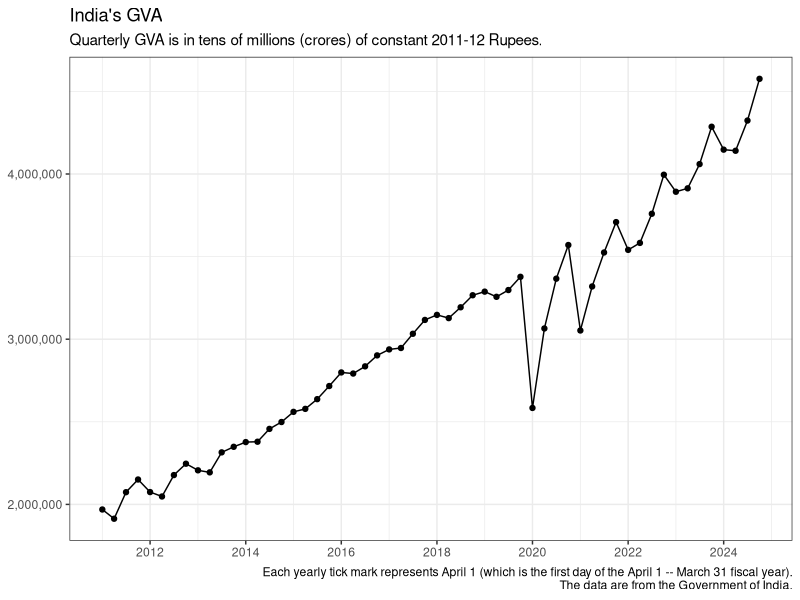
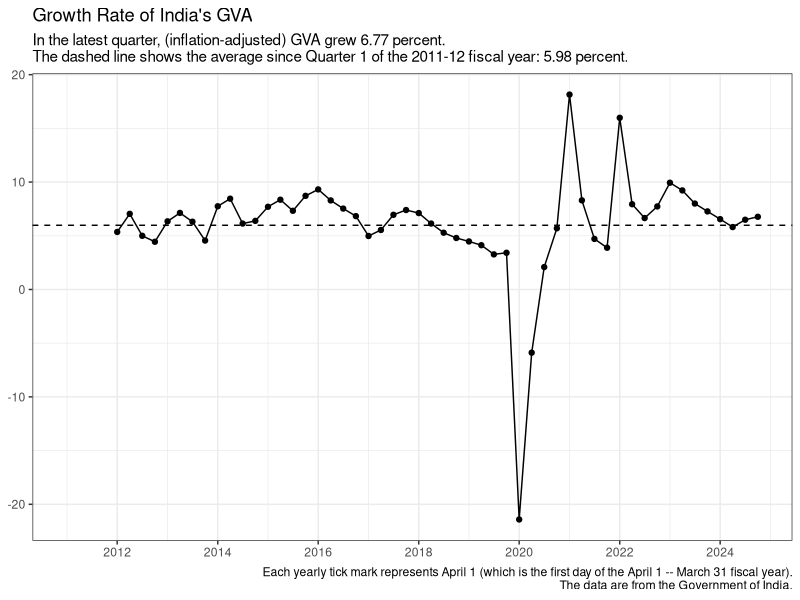
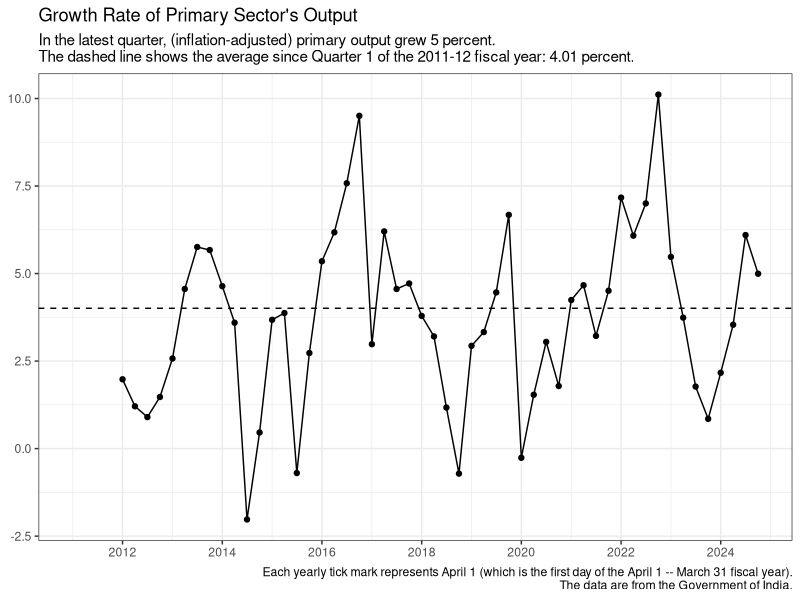
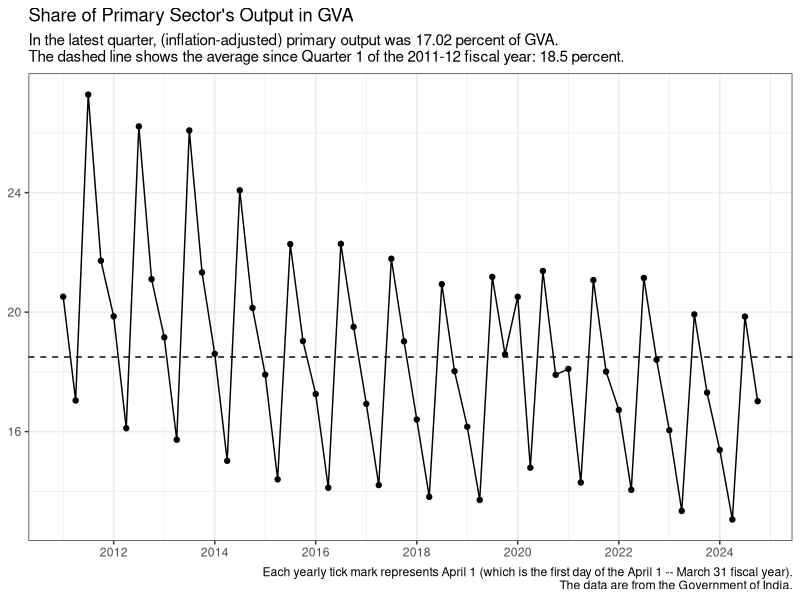
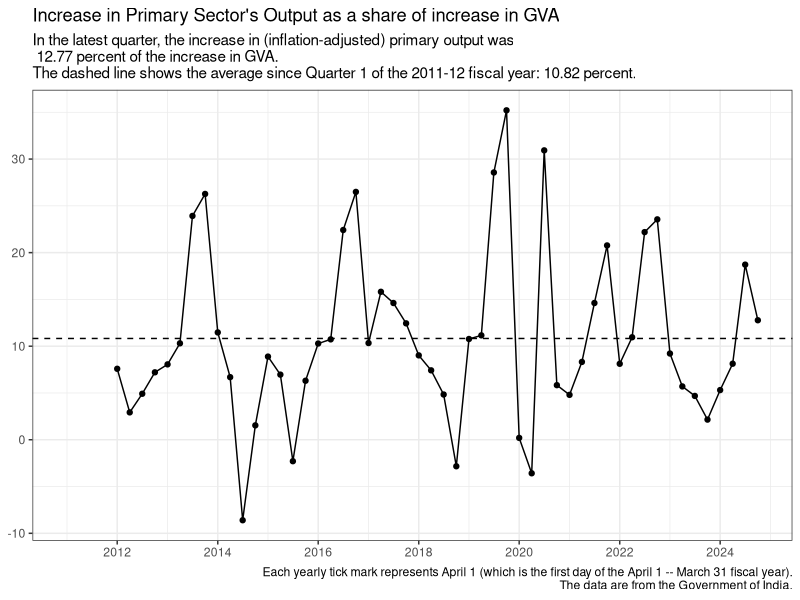
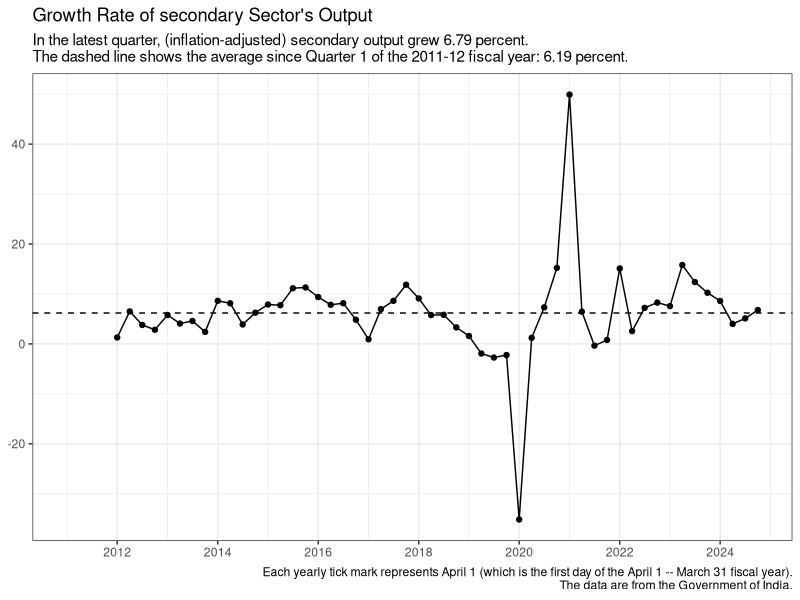
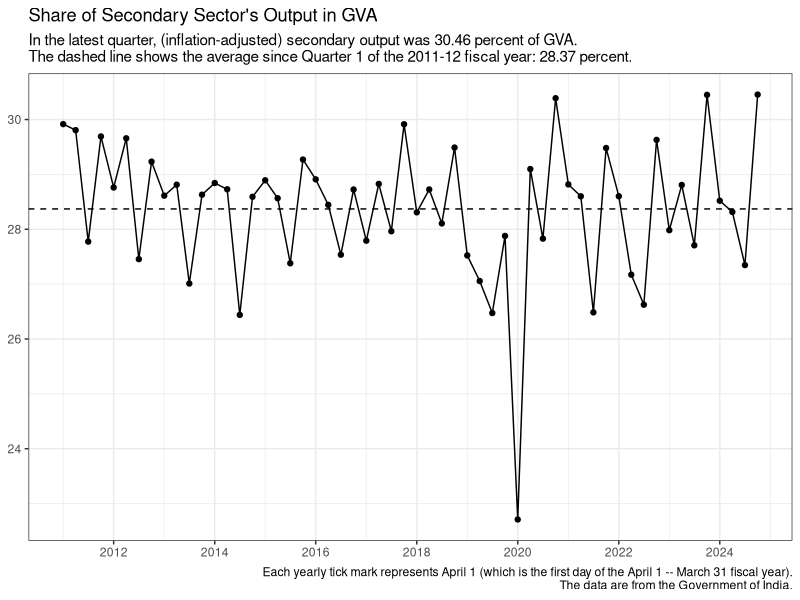
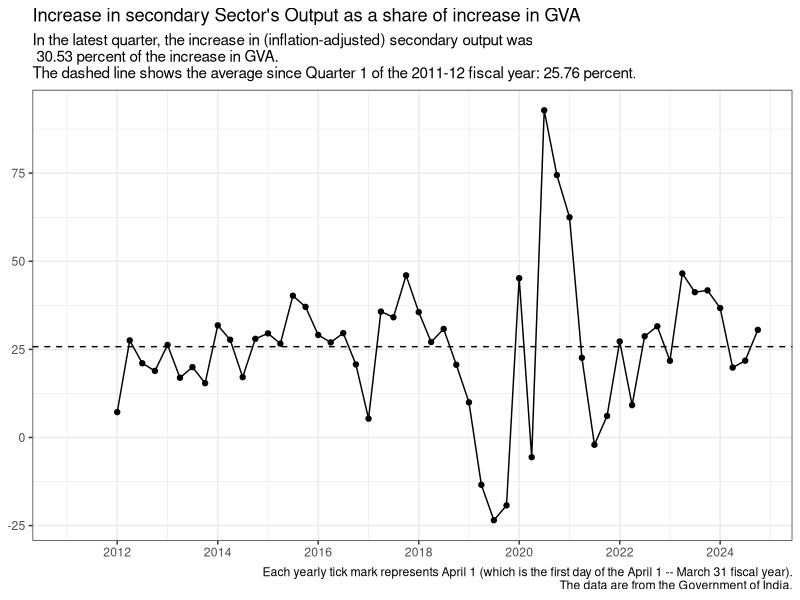

Reproduce these figures in R, in order.
## ---- chunk 1
knitr::opts_chunk$set(echo = TRUE)
## ---- chunk 2
#| echo: FALSE
#| message: FALSE
#| warning: FALSE

library(tidyverse)
library(readxl)
library(lubridate)
# library(plotly)

quarterly <- read_xlsx(
  path = "q_2011_12_prices.xlsx",
  sheet = "Sheet1",
  col_names = TRUE
) |>
  mutate(Date = as.Date(paste0(as.numeric(substr(Year, start = 1, stop = 4)), "-", case_when(Quarter == 1 ~ "01",  
# Q1 starts on April 1. But R needs to see Q1
# as coming before Q4 which starts on Jan 1 of the next year.
          Quarter == 2 ~ "04",     
          Quarter == 3 ~ "07",    
          Quarter == 4 ~ "10"), "-01"))) |>
  relocate(Date) |>     # Now Date is the first column.
  select(c(Date:GVA))


share <- function(x) {
  100*x/quarterly$GVA
}

share_incr <- function(x){
  100*(x - lag(x, 4))/(quarterly$GVA - lag(quarterly$GVA, 4))
}

growth <- function(x){
  100*(x - lag(x, 4))/lag(x, 4)
}

quarterly_gva <- quarterly |>
  mutate(ag_share = share(Agriculture_Livestock_Forestry_Fishing),
         mining_share = share(Mining_Quarrying),
         primary_share = share(Primary_Sector),
         secondary_share = share(Secondary_Sector),
         tertiary_share = share(Tertiary_Sector),
         manuf_share = share(Manufacturing),
         elec_share = share(Electricity_Gas_Water_Supply_Other_Utility_Services),
         construc_share = share(Construction),
         trade_share = share(Trade_Hotels_Transport_Communication_Services_related_to_Broadcasting),
         fin_share = share(Financial_Real_Estate_Professional_Services),
         pub_share = share(Public_Administration_Defence_Other_Services),
         Total1_share = primary_share + secondary_share + tertiary_share,
         ag_share_incr = share_incr(Agriculture_Livestock_Forestry_Fishing),
         mining_share_incr = share_incr(Mining_Quarrying),
         primary_share_incr = share_incr(Primary_Sector),
         secondary_share_incr = share_incr(Secondary_Sector),
         tertiary_share_incr = share_incr(Tertiary_Sector),
         manuf_share_incr = share_incr(Manufacturing),
         elec_share_incr = share_incr(Electricity_Gas_Water_Supply_Other_Utility_Services),
         construc_share_incr = share_incr(Construction),
         trade_share_incr = share_incr(Trade_Hotels_Transport_Communication_Services_related_to_Broadcasting),
         fin_share_incr = share_incr(Financial_Real_Estate_Professional_Services),
         pub_share_incr = share_incr(Public_Administration_Defence_Other_Services),
         Total1_share_incr = primary_share_incr + secondary_share_incr + tertiary_share_incr,
         gva_growth = growth(GVA),
         ag_growth = growth(Agriculture_Livestock_Forestry_Fishing),
         mining_growth = growth(Mining_Quarrying),
         primary_growth = growth(Primary_Sector),
         secondary_growth = growth(Secondary_Sector),
         tertiary_growth = growth(Tertiary_Sector),
         manuf_growth = growth(Manufacturing),
         elec_growth = growth(Electricity_Gas_Water_Supply_Other_Utility_Services),
         construc_growth = growth(Construction),
         trade_growth = growth(Trade_Hotels_Transport_Communication_Services_related_to_Broadcasting),
         fin_growth = growth(Financial_Real_Estate_Professional_Services),
         pub_growth = growth(Public_Administration_Defence_Other_Services))

## Average annual growth over data period

date.begin <- quarterly_gva$Date[year(quarterly_gva$Date) == year(min(quarterly_gva$Date)) & quarter(quarterly_gva$Date) == quarter(max(quarterly_gva$Date))]
date.end <- max(quarterly_gva$Date)

growth_mean <- function(x){
  (((x[quarterly_gva$Date == date.end]/x[quarterly_gva$Date == date.begin])^(1/(year(date.end) - year(date.begin)))) - 1)*100
}

gva_growth_mean <- growth_mean(quarterly_gva$GVA)
ag_growth_mean <- growth_mean(quarterly_gva$Agriculture_Livestock_Forestry_Fishing)
mining_growth_mean <- growth_mean(quarterly_gva$Mining_Quarrying)
primary_growth_mean <- growth_mean(quarterly_gva$Primary_Sector)
secondary_growth_mean <- growth_mean(quarterly_gva$Secondary_Sector)
tertiary_growth_mean <- growth_mean(quarterly_gva$Tertiary_Sector)
manuf_growth_mean <- growth_mean(quarterly_gva$Manufacturing)
elec_growth_mean <- growth_mean(quarterly_gva$Electricity_Gas_Water_Supply_Other_Utility_Services)
construc_growth_mean <- growth_mean(quarterly_gva$Construction)
trade_growth_mean <- growth_mean(quarterly_gva$Trade_Hotels_Transport_Communication_Services_related_to_Broadcasting)
fin_growth_mean <- growth_mean(quarterly_gva$Financial_Real_Estate_Professional_Services)
pub_growth_mean <- growth_mean(quarterly_gva$Public_Administration_Defence_Other_Services)
# tax_growth_mean <- growth_mean(quarterly_gva$Net_Taxes)

## ---- chunk 3
#| echo: FALSE
#| message: FALSE
#| warning: FALSE

options(scipen = 999)
library(scales)

graphit <- function(var, title, subtitle){
  ggplot(data = quarterly_gva, mapping = aes(x = Date)) +
  geom_line(mapping = aes(y = var)) +
  geom_point(mapping = aes(y = var)) +
  labs (x = NULL, y = NULL, 
        title = title,
        subtitle = subtitle,
        caption = "Each yearly tick mark represents April 1 (which is the first day of the April 1 -- March 31 fiscal year).\nThe data are from the Government of India.") +
  theme_bw() + 
  scale_y_continuous(labels = scales::comma) +
  scale_x_date(labels = date_format("%Y"), date_breaks = "2 years")
}

GVA_chart <- graphit(var = quarterly_gva$GVA, title = "India's GVA", subtitle = "Quarterly GVA is in tens of millions (crores) of constant 2011-12 Rupees.")

GVA_chart

## ---- chunk 4
#| echo: FALSE
#| message: FALSE
#| warning: FALSE

subtitle_growth <- function(index_name, index, index_mean){
	paste("In the latest quarter,", index_name, "grew", round(index[quarterly_gva$Date==max(quarterly_gva$Date)],2), "percent. \nThe dashed line shows the average since Quarter", min(quarterly_gva$Quarter[quarterly_gva$Date==min(quarterly_gva$Date)]), "of the",  min(quarterly_gva$Year), "fiscal year:", round(index_mean,2), "percent.")
}

subtitle_share <- function(index_name, index, index_mean){
	paste("In the latest quarter,", index_name, "was", round(index[quarterly_gva$Date==max(quarterly_gva$Date)],2), "percent of GVA. \nThe dashed line shows the average since Quarter", min(quarterly_gva$Quarter[quarterly_gva$Date==min(quarterly_gva$Date)]), "of the",  min(quarterly_gva$Year), "fiscal year:", round(index_mean,2), "percent.")
}

subtitle_share_incr <- function(index_name, index, index_mean){
	paste("In the latest quarter, the increase in", index_name, "was\n", round(index[quarterly_gva$Date==max(quarterly_gva$Date)],2), "percent of the increase in GVA. \nThe dashed line shows the average since Quarter", min(quarterly_gva$Quarter[quarterly_gva$Date==min(quarterly_gva$Date)]), "of the",  min(quarterly_gva$Year), "fiscal year:", round(index_mean,2), "percent.")
}


graphit2 <- function(index, title, subtitle, index_mean){
  ggplot(data = quarterly_gva, mapping = aes(x = Date)) +
  geom_line(mapping = aes(y = index)) +
  geom_point(mapping = aes(y = index))  +
  geom_hline(aes(yintercept = index_mean), linetype = "dashed") +
  labs (x = NULL, y = NULL, 
        title = title,
        subtitle = subtitle,
        caption = "Each yearly tick mark represents April 1 (which is the first day of the April 1 -- March 31 fiscal year).\nThe data are from the Government of India.") +
  theme_bw() + 
  scale_y_continuous(labels = scales::comma) +
  scale_x_date(labels = date_format("%Y"), date_breaks = "2 years")
}

mysubtitle <- subtitle_growth("(inflation-adjusted) GVA", quarterly_gva$gva_growth, gva_growth_mean)

gva_growth_chart <- graphit2(index = quarterly_gva$gva_growth, index_mean = gva_growth_mean, title = "Growth Rate of India's GVA", subtitle = mysubtitle)

gva_growth_chart

## ---- chunk 5
#| echo: FALSE
#| message: FALSE
#| warning: FALSE

mysubtitle <- subtitle_growth("(inflation-adjusted) primary output", quarterly_gva$primary_growth, primary_growth_mean)

graphit2(index = quarterly_gva$primary_growth, index_mean = primary_growth_mean, title = "Growth Rate of Primary Sector's Output", subtitle = mysubtitle)

mysubtitle <- subtitle_share("(inflation-adjusted) primary output", quarterly_gva$primary_share, mean(quarterly_gva$primary_share, na.rm = TRUE))

graphit2(index = quarterly_gva$primary_share, index_mean = mean(quarterly_gva$primary_share, na.rm = TRUE), title = "Share of Primary Sector's Output in GVA", subtitle = mysubtitle)


## ---- chunk 6
#| echo: FALSE
#| message: FALSE
#| warning: FALSE

mysubtitle <- subtitle_share_incr("(inflation-adjusted) primary output", quarterly_gva$primary_share_incr, mean(quarterly_gva$primary_share_incr, na.rm = TRUE))
 
graphit2(index = quarterly_gva$primary_share_incr, index_mean = mean(quarterly_gva$primary_share_incr, na.rm = TRUE), title = "Increase in Primary Sector's Output as a share of increase in GVA", subtitle = mysubtitle)
## ---- chunk 7
#| echo: FALSE
#| message: FALSE
#| warning: FALSE

mysubtitle <- subtitle_growth("(inflation-adjusted) secondary output", quarterly_gva$secondary_growth, secondary_growth_mean)

graphit2(index = quarterly_gva$secondary_growth, index_mean = secondary_growth_mean, title = "Growth Rate of secondary Sector's Output", subtitle = mysubtitle)

mysubtitle <- subtitle_share("(inflation-adjusted) secondary output", quarterly_gva$secondary_share, mean(quarterly_gva$secondary_share, na.rm = TRUE))

graphit2(index = quarterly_gva$secondary_share, index_mean = mean(quarterly_gva$secondary_share, na.rm = TRUE), title = "Share of Secondary Sector's Output in GVA", subtitle = mysubtitle)
## ---- chunk 8
#| echo: FALSE
#| message: FALSE
#| warning: FALSE

mysubtitle <- subtitle_share_incr("(inflation-adjusted) secondary output", quarterly_gva$secondary_share_incr, mean(quarterly_gva$secondary_share_incr, na.rm = TRUE))
 
graphit2(index = quarterly_gva$secondary_share_incr, index_mean = mean(quarterly_gva$secondary_share_incr, na.rm = TRUE), title = "Increase in secondary Sector's Output as a share of increase in GVA", subtitle = mysubtitle)


## ---- chunk 9
#| echo: FALSE
#| message: FALSE
#| warning: FALSE

mysubtitle <- subtitle_growth("(inflation-adjusted) tertiary output", quarterly_gva$tertiary_growth, tertiary_growth_mean)

graphit2(index = quarterly_gva$tertiary_growth, index_mean = tertiary_growth_mean, title = "Growth Rate of tertiary Sector's Output", subtitle = mysubtitle)

mysubtitle <- subtitle_share("(inflation-adjusted) tertiary output", quarterly_gva$tertiary_share, mean(quarterly_gva$tertiary_share, na.rm = TRUE))

graphit2(index = quarterly_gva$tertiary_share, index_mean = mean(quarterly_gva$tertiary_share, na.rm = TRUE), title = "Share of tertiary Sector's Output in GVA", subtitle = mysubtitle)


## ---- chunk 10
#| echo: FALSE
#| message: FALSE
#| warning: FALSE

mysubtitle <- subtitle_share_incr("(inflation-adjusted) tertiary output", quarterly_gva$tertiary_share_incr, mean(quarterly_gva$tertiary_share_incr, na.rm = TRUE))
 
graphit2(index = quarterly_gva$tertiary_share_incr, index_mean = mean(quarterly_gva$tertiary_share_incr, na.rm = TRUE), title = "Increase in tertiary Sector's Output as a share of increase in GVA", subtitle = mysubtitle)

## ---- chunk 11
#| echo: FALSE
#| message: FALSE
#| warning: FALSE

mysubtitle <- subtitle_growth("(inflation-adjusted) output: Agriculture, Forestry and Fishing", quarterly_gva$ag_growth, ag_growth_mean)

graphit2(index = quarterly_gva$ag_growth, index_mean = ag_growth_mean, title = "Growth Rate of Output: Agriculture, Forestry and Fishing", subtitle = mysubtitle)

mysubtitle <- subtitle_share("(inflation-adjusted) output: Agriculture, Forestry and Fishing", quarterly_gva$ag_share, mean(quarterly_gva$ag_share, na.rm = TRUE))

graphit2(index = quarterly_gva$ag_share, index_mean = mean(quarterly_gva$ag_share, na.rm = TRUE), title = "Share of Sector's Output in GVA: Agriculture, Forestry and Fishing", subtitle = mysubtitle)


## ---- chunk 12
#| echo: FALSE
#| message: FALSE
#| warning: FALSE

mysubtitle <- subtitle_share_incr("(inflation-adjusted) output: Agriculture, Forestry and Fishing", quarterly_gva$ag_share_incr, mean(quarterly_gva$ag_share_incr, na.rm = TRUE))
 
graphit2(index = quarterly_gva$ag_share_incr, index_mean = mean(quarterly_gva$ag_share_incr, na.rm = TRUE), title = "Increase in Sector's Output as a share of increase in GVA: Agriculture, Forestry and Fishing", subtitle = mysubtitle)

## ---- chunk 13
#| echo: FALSE
#| message: FALSE
#| warning: FALSE

mysubtitle <- subtitle_growth("(inflation-adjusted) output in Mining and Quarrying", quarterly_gva$mining_growth, mining_growth_mean)

graphit2(index = quarterly_gva$mining_growth, index_mean = mining_growth_mean, title = "Growth Rate of Output in Mining and Quarrying", subtitle = mysubtitle)

mysubtitle <- subtitle_share("(inflation-adjusted) output in Mining and Quarrying", quarterly_gva$mining_share, mean(quarterly_gva$mining_share, na.rm = TRUE))

graphit2(index = quarterly_gva$mining_share, index_mean = mean(quarterly_gva$mining_share, na.rm = TRUE), title = "Share of Mining and Quarrying Output in GVA", subtitle = mysubtitle)

## ---- chunk 14
#| echo: FALSE
#| message: FALSE
#| warning: FALSE

mysubtitle <- subtitle_share_incr("(inflation-adjusted) output in Mining and Quarrying", quarterly_gva$mining_share_incr, mean(quarterly_gva$mining_share_incr, na.rm = TRUE))
 
graphit2(index = quarterly_gva$mining_share_incr, index_mean = mean(quarterly_gva$mining_share_incr, na.rm = TRUE), title = "Increase in Mining and Quarrying Output as a share of increase in GVA", subtitle = mysubtitle)

## ---- chunk 15
#| echo: FALSE
#| message: FALSE
#| warning: FALSE

mysubtitle <- subtitle_growth("(inflation-adjusted) output: Manufacturing", quarterly_gva$manuf_growth, manuf_growth_mean)

graphit2(index = quarterly_gva$manuf_growth, index_mean = manuf_growth_mean, title = "Growth Rate of Output: Manufacturing", subtitle = mysubtitle)

mysubtitle <- subtitle_share("(inflation-adjusted) output: Manufacturing", quarterly_gva$manuf_share, mean(quarterly_gva$manuf_share, na.rm = TRUE))

graphit2(index = quarterly_gva$manuf_share, index_mean = mean(quarterly_gva$manuf_share, na.rm = TRUE), title = "Share of Output in GVA: Manufacturing", subtitle = mysubtitle)

## ---- chunk 16
#| echo: FALSE
#| message: FALSE
#| warning: FALSE

mysubtitle <- subtitle_share_incr("(inflation-adjusted) output: Manufacturing", quarterly_gva$manuf_share_incr, mean(quarterly_gva$manuf_share_incr, na.rm = TRUE))
 
graphit2(index = quarterly_gva$manuf_share_incr, index_mean = mean(quarterly_gva$manuf_share_incr, na.rm = TRUE), title = "Increase in Manufacturing Output as a share of increase in GVA", subtitle = mysubtitle)

## ---- chunk 17
#| echo: FALSE
#| message: FALSE
#| warning: FALSE

mysubtitle <- subtitle_growth("(inflation-adjusted) output: Utility Services", quarterly_gva$elec_growth, elec_growth_mean)

graphit2(index = quarterly_gva$elec_growth, index_mean = elec_growth_mean, title = "Growth Rate of Output: Utility Services", subtitle = mysubtitle)

mysubtitle <- subtitle_share("(inflation-adjusted) output: Utility Services", quarterly_gva$elec_share, mean(quarterly_gva$elec_share, na.rm = TRUE))

graphit2(index = quarterly_gva$elec_share, index_mean = mean(quarterly_gva$elec_share, na.rm = TRUE), title = "Share of Output in GVA: Utility Services", subtitle = mysubtitle)

## ---- chunk 18
#| echo: FALSE
#| message: FALSE
#| warning: FALSE

mysubtitle <- subtitle_share_incr("(inflation-adjusted) output: Utility Services", quarterly_gva$elec_share_incr, mean(quarterly_gva$elec_share_incr, na.rm = TRUE))
 
graphit2(index = quarterly_gva$elec_share_incr, index_mean = mean(quarterly_gva$elec_share_incr, na.rm = TRUE), title = "Increase in sector's Output as a share of increase in GVA: Utility Services", subtitle = mysubtitle)

## ---- chunk 19
#| echo: FALSE
#| message: FALSE
#| warning: FALSE

mysubtitle <- subtitle_growth("(inflation-adjusted) output: Construction", quarterly_gva$construc_growth, construc_growth_mean)

graphit2(index = quarterly_gva$construc_growth, index_mean = construc_growth_mean, title = "Growth Rate of Output: Construction", subtitle = mysubtitle)

mysubtitle <- subtitle_share("(inflation-adjusted) output: Construction", quarterly_gva$construc_share, mean(quarterly_gva$construc_share, na.rm = TRUE))

graphit2(index = quarterly_gva$construc_share, index_mean = mean(quarterly_gva$construc_share, na.rm = TRUE), title = "Share of Output in GVA: Construction", subtitle = mysubtitle)

## ---- chunk 20
#| echo: FALSE
#| message: FALSE
#| warning: FALSE

mysubtitle <- subtitle_share_incr("(inflation-adjusted) output: Construction", quarterly_gva$construc_share_incr, mean(quarterly_gva$construc_share_incr, na.rm = TRUE))
 
graphit2(index = quarterly_gva$construc_share_incr, index_mean = mean(quarterly_gva$construc_share_incr, na.rm = TRUE), title = "Increase in sector's Output as a share of increase in GVA: Construction", subtitle = mysubtitle)

## ---- chunk 21
#| echo: FALSE
#| message: FALSE
#| warning: FALSE

mysubtitle <- subtitle_growth("(inflation-adjusted) output: Trade, etc.", quarterly_gva$trade_growth, trade_growth_mean)

graphit2(index = quarterly_gva$trade_growth, index_mean = trade_growth_mean, title = "Growth Rate of Output: Trade, etc.", subtitle = mysubtitle)

mysubtitle <- subtitle_share("(inflation-adjusted) output: Trade, etc.", quarterly_gva$trade_share, mean(quarterly_gva$trade_share, na.rm = TRUE))

graphit2(index = quarterly_gva$trade_share, index_mean = mean(quarterly_gva$trade_share, na.rm = TRUE), title = "Share of Output in GVA: Trade, etc.", subtitle = mysubtitle)

## ---- chunk 22
#| echo: FALSE
#| message: FALSE
#| warning: FALSE

mysubtitle <- subtitle_share_incr("(inflation-adjusted) output: Trade, etc.", quarterly_gva$trade_share_incr, mean(quarterly_gva$trade_share_incr, na.rm = TRUE))
 
graphit2(index = quarterly_gva$trade_share_incr, index_mean = mean(quarterly_gva$trade_share_incr, na.rm = TRUE), title = "Increase in sector's Output as a share of increase in GVA: Trade, etc.", subtitle = mysubtitle)

## ---- chunk 23
#| echo: FALSE
#| message: FALSE
#| warning: FALSE

mysubtitle <- subtitle_growth("(inflation-adjusted) output: Financial, etc.", quarterly_gva$fin_growth, fin_growth_mean)

graphit2(index = quarterly_gva$fin_growth, index_mean = fin_growth_mean, title = "Growth Rate of Output: Financial, etc.", subtitle = mysubtitle)

mysubtitle <- subtitle_share("(inflation-adjusted) output: Financial, etc.", quarterly_gva$fin_share, mean(quarterly_gva$fin_share, na.rm = TRUE))

graphit2(index = quarterly_gva$fin_share, index_mean = mean(quarterly_gva$fin_share, na.rm = TRUE), title = "Share of Output in GVA: Financial, etc.", subtitle = mysubtitle)

## ---- chunk 24
#| echo: FALSE
#| message: FALSE
#| warning: FALSE

mysubtitle <- subtitle_share_incr("(inflation-adjusted) output: Financial, etc.", quarterly_gva$fin_share_incr, mean(quarterly_gva$fin_share_incr, na.rm = TRUE))
 
graphit2(index = quarterly_gva$fin_share_incr, index_mean = mean(quarterly_gva$fin_share_incr, na.rm = TRUE), title = "Increase in sector's Output as a share of increase in GVA: Financial, etc.", subtitle = mysubtitle)

## ---- chunk 25
#| echo: FALSE
#| message: FALSE
#| warning: FALSE

mysubtitle <- subtitle_growth("(inflation-adjusted) output: Government Services", quarterly_gva$pub_growth, pub_growth_mean)

graphit2(index = quarterly_gva$pub_growth, index_mean = pub_growth_mean, title = "Growth Rate of Output: Government Services", subtitle = mysubtitle)

mysubtitle <- subtitle_share("(inflation-adjusted) output: Government Services", quarterly_gva$pub_share, mean(quarterly_gva$pub_share, na.rm = TRUE))

graphit2(index = quarterly_gva$pub_share, index_mean = mean(quarterly_gva$pub_share, na.rm = TRUE), title = "Share of Output in GVA: Government Services", subtitle = mysubtitle)

## ---- chunk 26
#| echo: FALSE
#| message: FALSE
#| warning: FALSE

mysubtitle <- subtitle_share_incr("(inflation-adjusted) output: Government Services", quarterly_gva$pub_share_incr, mean(quarterly_gva$pub_share_incr, na.rm = TRUE))
 
graphit2(index = quarterly_gva$pub_share_incr, index_mean = mean(quarterly_gva$pub_share_incr, na.rm = TRUE), title = "Increase in sector's Output as a share of increase in GVA: Government Services", subtitle = mysubtitle)

